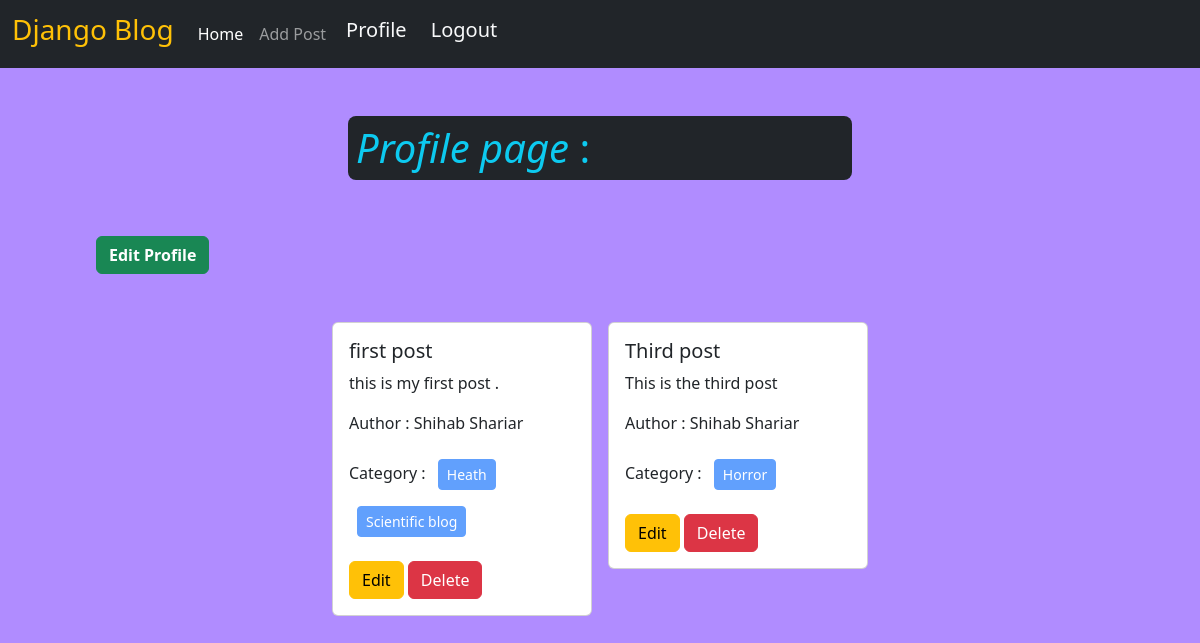
The app's page /author/profile/ (signed in) with its own data.
### posts/models.py (models this page shows, shortened)
class Post(models.Model):
    title = models.CharField(max_length=50)
    content = models.TextField()
    category = models.ManyToManyField(Category)
    author = models.ForeignKey(User, on_delete= models.CASCADE)

### categories/models.py (models this page shows, shortened)
class Category(models.Model):
    name = models.CharField(max_length=100)
    slug = models.SlugField(max_length=100 , null=True, blank=True , unique=True)

### author/views.py (the view)
# urls.py: path('profile/', views.profile, name='profile'),
@login_required
def profile(request):
    data = Post.objects.filter(author = request.user)
    return render(request,'profile.html', {'data': data})

### author/templates/profile.html (shortened to what this page needs)
{% extends "base.html" %}
{%load static%}
{%load crispy_forms_tags %}
{%block content %}
    <div class="p-5" style="width:50%; margin:auto;">
        <h1 class="bg-dark text-info p-2" style="border-radius: 8px;"><i>Profile page </i> :</h1>
    </div>
    <div class="mx-5 px-5">
        <a class="btn btn-success text-white" href="{% url 'edit_profile' %}"><b>Edit Profile</b></a>
    </div>
        <div class="d-flex flex-wrap justify-content-center px-5 mt-5">
            {% for post in data%}
                <div class="col-sm-3">
                    <div class="card mx-2">
                        <div class="card-body">
                            <h5 class="card-title">{{post.title}}</h5>
                            <p class="card-text">{{post.content}}</p>
                            <p> Author : {{post.author.first_name}} {{post.author.last_name}}</p>
                            <p>
                                Category :
                                {%for i in post.category.all%}
                                <button class="btn btn-primary btn-sm m-2" disabled >{{i.name}} </button>
                                {%endfor%}
                            </p>
                            <a href="{%url 'edit_post' post.id %}" class="btn btn-warning">Edit</a>
                            <a href="{% url 'delete_post' post.id%}" class="btn btn-danger">Delete</a>
                        </div>
                    </div>
                </div>
            {%endfor%}
        </div>
{% endblock %}

### records on screen
Post: title "first post", content "this is my first post .", author.first_name "Shihab", author.last_name "Shariar"
Category: name "Heath"
Category: name "Scientific blog"
Post: title "Third post", content "This is the third post", author.first_name "Shihab", author.last_name "Shariar"
Category: name "Horror"
